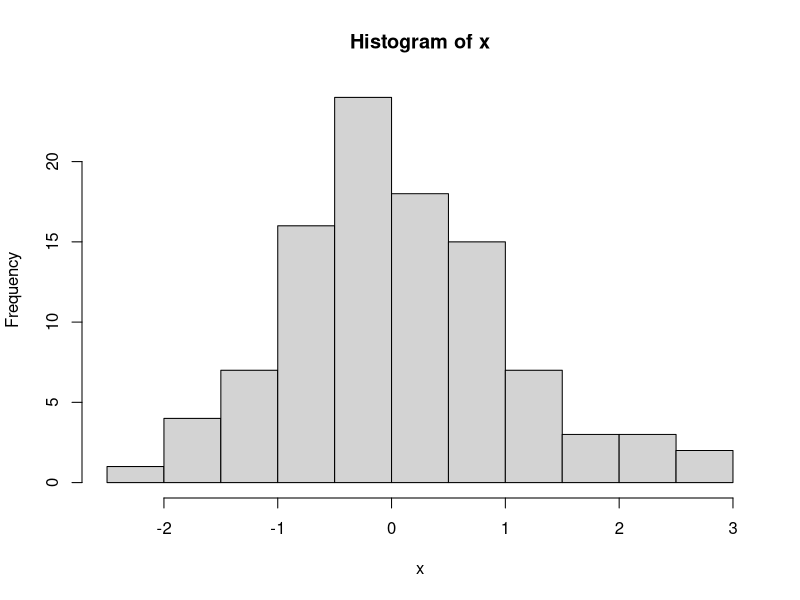
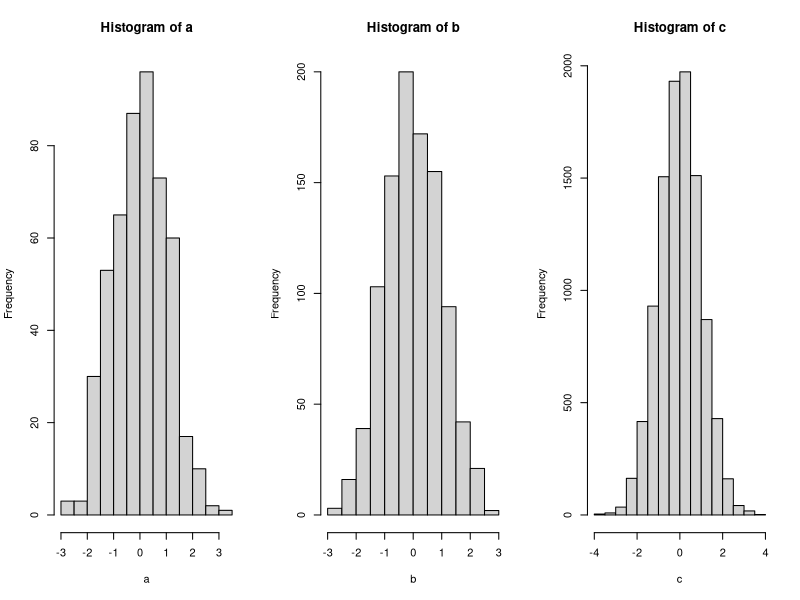
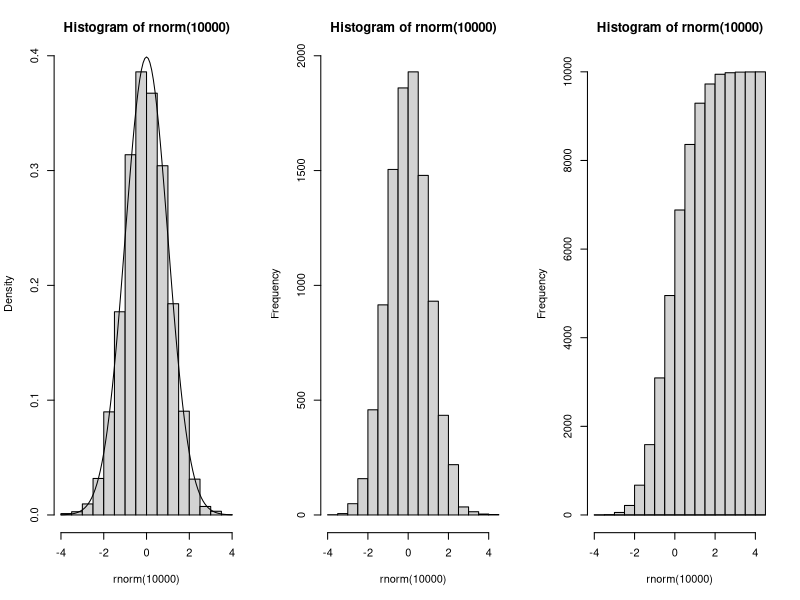
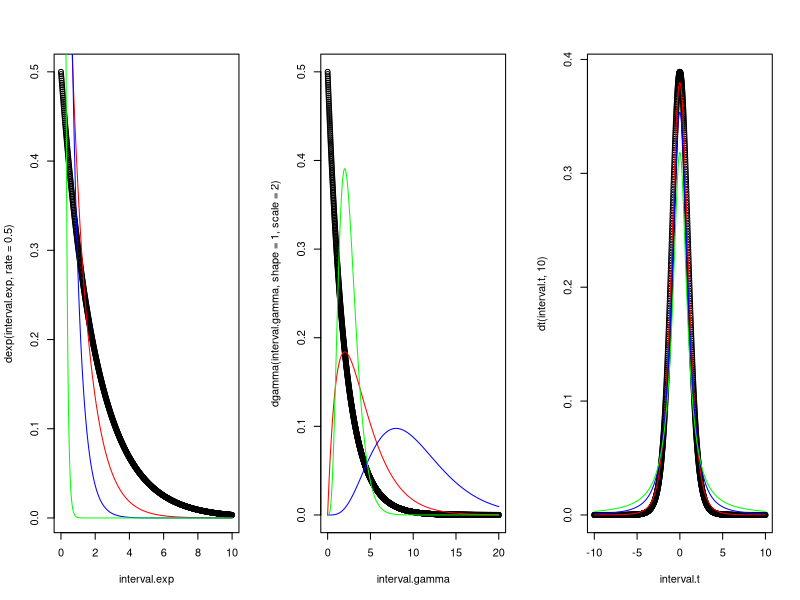

These figures' R source, in order:
## ---- chunk 1
x <- rnorm(100)
hist(x)

## ---- chunk 2
a <- rnorm(500)
b <- rnorm(1000)
c <- rnorm(10000)
par(mfrow =c(1,3))
hist(a)
hist(b)
hist(c)

## ---- chunk 3
x <- seq(-4, 4, 0.1)
hist(rnorm(10000), prob=TRUE)
curve(dnorm(x, mean=0, sd=1), add = TRUE)
## ---- chunk 4
hist.cum.sum <- hist(rnorm(10000))
hist.cum.sum$counts <- cumsum(hist.cum.sum$counts)
plot(hist.cum.sum)
curve(pnorm(x, mean=0, sd =1), add=TRUE)

## ---- chunk 5
#Exponential

interval.exp <- seq(0,10,0.01)
plot(interval.exp, dexp(interval.exp, rate=0.5))
lines(interval.exp,dexp(interval.exp,rate=1),col="red")
lines(interval.exp,dexp(interval.exp,rate=2),col="blue")
lines(interval.exp,dexp(interval.exp,rate=10),col="green")

#Gamma
interval.gamma<-seq(0, 20, 0.01)
plot(interval.gamma,dgamma(interval.gamma,shape=1,scale=2))
lines(interval.gamma,dgamma(interval.gamma,shape=2,scale=2),col="red")
lines(interval.gamma,dgamma(interval.gamma,shape=5,scale=2),col="blue")
lines(interval.gamma,dgamma(interval.gamma,shape=5,scale=0.5),col="green")


#Student
interval.t<-seq(-10,10, 0.01)
plot(interval.t,dt(interval.t,10))
lines(interval.t,dt(interval.t,5),col="red")
lines(interval.t,dt(interval.t,2),col="blue")
lines(interval.t,dt(interval.t,1),col="green")
